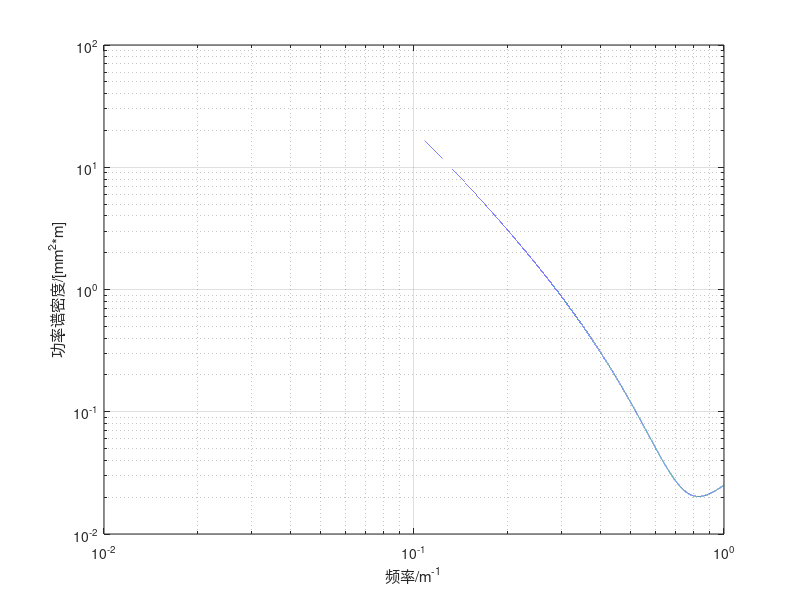

Recreate this plot in MATLAB.
[A,B,C,D,E,F,G] = deal(1.1029,-1.4709,0.5941,0.8480,3.8016,-0.2500,0.0112); % 左高低
fs=10000;        %采样频率
l=[1:1/fs:36,36.1:1/fs:100];    %波长范围，跳过敏感波长
% 经单位转化后的轨道谱公式
S=A.*(l.^2+B*l.^3+C*l.^4)./(l.^2.*(G*l.^4+F*l.^3+E*l.^2+D*l+1)); 
q=loglog(1./l,l.^2.*S);     %画波长与功率谱密度的双对数坐标图
xlabel('频率/m^{-1}')
ylabel('功率谱密度/[mm^2*m]')
grid on
